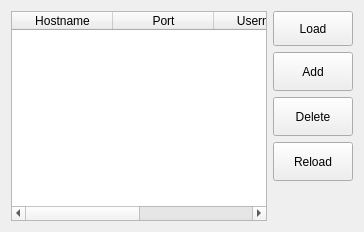
                <widget class="QWidget" name="tabProxy">
                 <attribute name="icon">
                  <iconset resource="MainResource.qrc">
                   <normaloff>:/Main/proxy.png</normaloff>:/Main/proxy.png</iconset>
                 </attribute>
                 <attribute name="title">
                  <string>Proxy list</string>
                 </attribute>
                 <layout class="QHBoxLayout" name="horizontalLayout_26">
                  <item>
                   <layout class="QVBoxLayout" name="verticalLayout_20">
                    <item>
                     <widget class="QTableWidget" name="tableProxy">
                      <property name="enabled">
                       <bool>true</bool>
                      </property>
                      <property name="sizePolicy">
                       <sizepolicy hsizetype="Expanding" vsizetype="Expanding">
                        <horstretch>0</horstretch>
                        <verstretch>0</verstretch>
                       </sizepolicy>
                      </property>
                      <property name="minimumSize">
                       <size>
                        <width>0</width>
                        <height>0</height>
                       </size>
                      </property>
                      <property name="columnCount">
                       <number>4</number>
                      </property>
                      <attribute name="horizontalHeaderDefaultSectionSize">
                       <number>101</number>
                      </attribute>
                      <attribute name="horizontalHeaderHighlightSections">
                       <bool>true</bool>
                      </attribute>
                      <attribute name="horizontalHeaderMinimumSectionSize">
                       <number>27</number>
                      </attribute>
                      <column>
                       <property name="text">
                        <string comment="Hostname" extracomment="Hostname">Hostname</string>
                       </property>
                      </column>
                      <column>
                       <property name="text">
                        <string comment="Port" extracomment="Port">Port</string>
                       </property>
                      </column>
                      <column>
                       <property name="text">
                        <string comment="Username" extracomment="Username">Username</string>
                       </property>
                      </column>
                      <column>
                       <property name="text">
                        <string comment="Password" extracomment="Password">Password</string>
                       </property>
                      </column>
                     </widget>
                    </item>
                   </layout>
                  </item>
                  <item>
                   <layout class="QVBoxLayout" name="verticalLayout_17">
                    <item>
                     <widget class="QPushButton" name="btnAddProxyList">
                      <property name="minimumSize">
                       <size>
                        <width>39</width>
                        <height>35</height>
                       </size>
                      </property>
                      <property name="toolTip">
                       <string>&lt;!DOCTYPE HTML PUBLIC &quot;-//W3C//DTD HTML 4.0//EN&quot; &quot;http://www.w3.org/TR/REC-html40/strict.dtd&quot;&gt;
&lt;html&gt;&lt;head&gt;&lt;meta name=&quot;qrichtext&quot; content=&quot;1&quot; /&gt;&lt;style type=&quot;text/css&quot;&gt;
p, li { white-space: pre-wrap; }
&lt;/style&gt;&lt;/head&gt;&lt;body style=&quot; font-family:'MS Shell Dlg 2'; font-size:8.25pt; font-weight:400; font-style:normal;&quot;&gt;
&lt;p style=&quot; margin-top:0px; margin-bottom:0px; margin-left:0px; margin-right:0px; -qt-block-indent:0; text-indent:0px;&quot;&gt;Loads proxy list from file in format:&lt;/p&gt;
&lt;p style=&quot; margin-top:0px; margin-bottom:0px; margin-left:0px; margin-right:0px; -qt-block-indent:0; text-indent:0px;&quot;&gt;&lt;span style=&quot; font-weight:600;&quot;&gt;login:pass@server:port&lt;/span&gt;&lt;/p&gt;
&lt;p style=&quot; margin-top:0px; margin-bottom:0px; margin-left:0px; margin-right:0px; -qt-block-indent:0; text-indent:0px;&quot;&gt;or&lt;/p&gt;
&lt;p style=&quot; margin-top:0px; margin-bottom:0px; margin-left:0px; margin-right:0px; -qt-block-indent:0; text-indent:0px;&quot;&gt;&lt;span style=&quot; font-weight:600;&quot;&gt;server:port&lt;/span&gt;&lt;/p&gt;&lt;/body&gt;&lt;/html&gt;</string>
                      </property>
                      <property name="text">
                       <string>Load</string>
                      </property>
                      <property name="icon">
                       <iconset resource="MainResource.qrc">
                        <normaloff>:/Main/load_from_file.png</normaloff>:/Main/load_from_file.png</iconset>
                      </property>
                      <property name="iconSize">
                       <size>
                        <width>32</width>
                        <height>32</height>
                       </size>
                      </property>
                     </widget>
                    </item>
                    <item>
                     <widget class="QPushButton" name="btnAddProxy">
                      <property name="minimumSize">
                       <size>
                        <width>39</width>
                        <height>39</height>
                       </size>
                      </property>
                      <property name="toolTip">
                       <string>Adds new line</string>
                      </property>
                      <property name="text">
                       <string>Add</string>
                      </property>
                      <property name="icon">
                       <iconset resource="MainResource.qrc">
                        <normaloff>:/Main/FindEngineProfileAdd.png</normaloff>:/Main/FindEngineProfileAdd.png</iconset>
                      </property>
                      <property name="iconSize">
                       <size>
                        <width>32</width>
                        <height>32</height>
                       </size>
                      </property>
                     </widget>
                    </item>
                    <item>
                     <widget class="QPushButton" name="btnDeleteProxy">
                      <property name="minimumSize">
                       <size>
                        <width>39</width>
                        <height>39</height>
                       </size>
                      </property>
                      <property name="toolTip">
                       <string>Delete current line</string>
                      </property>
                      <property name="text">
                       <string>Delete</string>
                      </property>
                      <property name="icon">
                       <iconset resource="MainResource.qrc">
                        <normaloff>:/Main/FindEngineProfileDel.png</normaloff>:/Main/FindEngineProfileDel.png</iconset>
                      </property>
                      <property name="iconSize">
                       <size>
                        <width>32</width>
                        <height>32</height>
                       </size>
                      </property>
                     </widget>
                    </item>
                    <item>
                     <widget class="QPushButton" name="btnRefreshPRoxy">
                      <property name="minimumSize">
                       <size>
                        <width>39</width>
                        <height>39</height>
                       </size>
                      </property>
                      <property name="toolTip">
                       <string>Reload proxy list if it was changed in other program.</string>
                      </property>
                      <property name="text">
                       <string>Reload</string>
                      </property>
                      <property name="icon">
                       <iconset resource="MainResource.qrc">
                        <normaloff>:/Main/refresh.png</normaloff>:/Main/refresh.png</iconset>
                      </property>
                      <property name="iconSize">
                       <size>
                        <width>32</width>
                        <height>32</height>
                       </size>
                      </property>
                     </widget>
                    </item>
                    <item>
                     <spacer name="verticalSpacer_7">
                      <property name="orientation">
                       <enum>Qt::Vertical</enum>
                      </property>
                      <property name="sizeHint" stdset="0">
                       <size>
                        <width>20</width>
                        <height>40</height>
                       </size>
                      </property>
                     </spacer>
                    </item>
                   </layout>
                  </item>
                 </layout>
                </widget>
